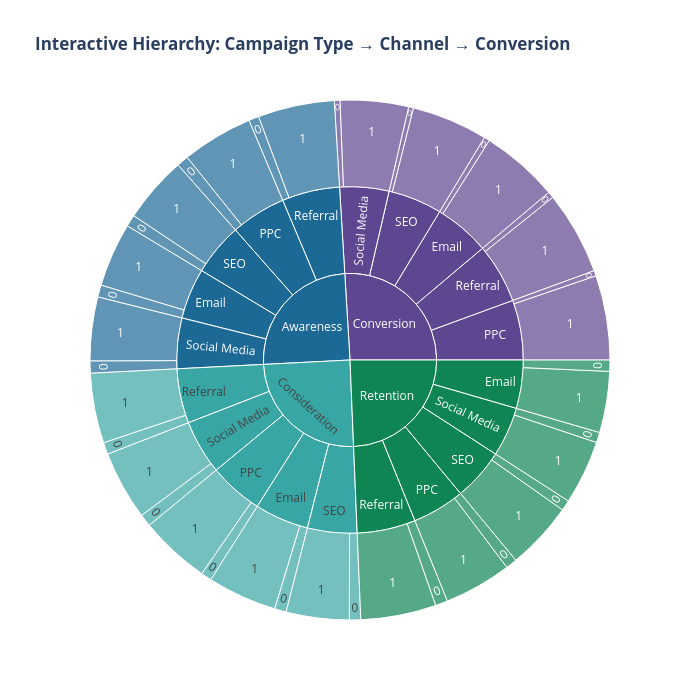
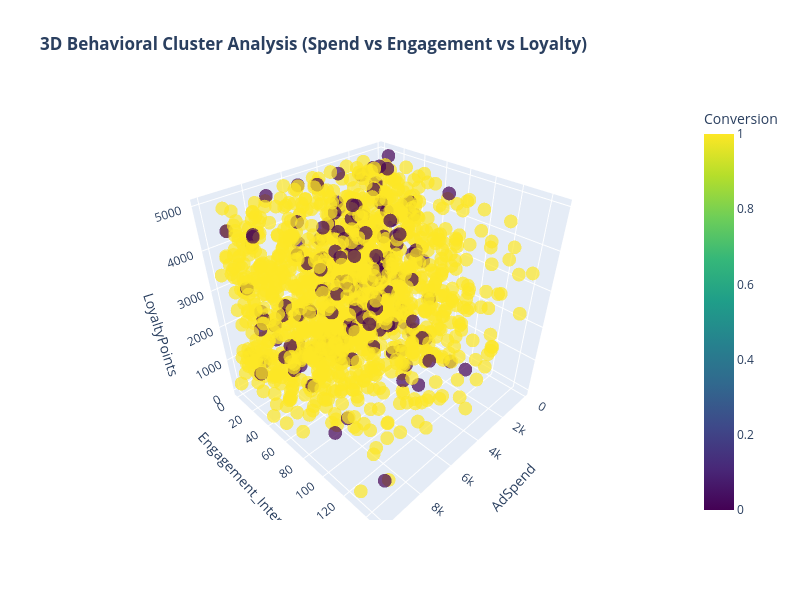

Notebook code cell kept with these figures, in order:
### Code cell
import matplotlib.pyplot as plt
import seaborn as sns
import plotly.express as px
import plotly.graph_objects as go
import numpy as np
import pandas as pd

# Set visual style
sns.set_theme(style="whitegrid")
plt.rcParams['font.sans-serif'] = 'DejaVu Sans'

print("Generating Advanced EDA Visualizations...")



# Figure 1: Campaign Channel Performance vs Conversion Rate
plt.figure(figsize=(10, 5))
channel_conv = df.groupby('CampaignChannel')['Conversion'].mean().reset_index()
ax = sns.barplot(data=channel_conv, x='CampaignChannel', y='Conversion', palette='crest')
plt.title("Conversion Rate by Marketing Channel", fontsize=14, fontweight='bold', pad=15)
plt.xlabel("Campaign Channel", fontsize=12)
plt.ylabel("Conversion Rate", fontsize=12)
plt.ylim(0, 1.0)
for p in ax.patches:
    ax.annotate(f"{p.get_height():.2%}", (p.get_x() + p.get_width() / 2., p.get_height()),
                ha='center', va='bottom', fontsize=10, color='black', xytext=(0, 3), textcoords='offset points')
plt.tight_layout()
plt.show()

# Figure 2: Engagement Intensity vs Ad Spend (Faceted by Conversion)
plt.figure(figsize=(10, 5))
# Create temporary engagement metric if not already present
if 'Engagement_Intensity' not in df.columns:
    df['Engagement_Intensity'] = df['PagesPerVisit'] * df['TimeOnSite']

sns.scatterplot(
    data=df.sample(min(2000, len(df)), random_state=42), 
    x='Engagement_Intensity', y='AdSpend', 
    hue='Conversion', palette={0: 'indianred', 1: 'forestgreen'}, 
    alpha=0.7, s=50
)
plt.title("Ad Spend vs. Engagement Intensity (Segmented by Conversion)", fontsize=14, fontweight='bold', pad=15)
plt.xlabel("Engagement Intensity (Pages × Time)", fontsize=12)
plt.ylabel("Ad Spend ($)", fontsize=12)
plt.legend(title="Conversion Status", labels=['Non-Converter', 'Converter'])
plt.tight_layout()
plt.show()




# Interactive Chart 1: Sunburst Chart of Campaign Type & Channel Breakdown
fig_sunburst = px.sunburst(
    df, 
    path=['CampaignType', 'CampaignChannel', 'Conversion'], 
    title="<b>Interactive Hierarchy: Campaign Type → Channel → Conversion</b>",
    color_discrete_sequence=px.colors.qualitative.Prism
)
fig_sunburst.update_layout(width=700, height=700)
fig_sunburst.show()

# Interactive Chart 2: 3D Scatter Plot of Key Numerical Drivers
fig_3d = px.scatter_3d(
    df.sample(min(1500, len(df)), random_state=42),
    x='AdSpend',
    y='Engagement_Intensity',
    z='LoyaltyPoints',
    color='Conversion',
    color_continuous_scale='Viridis',
    title="<b>3D Behavioral Cluster Analysis (Spend vs Engagement vs Loyalty)</b>",
    opacity=0.7
)
fig_3d.update_layout(width=800, height=600)
fig_3d.show()

print("Advanced EDA generation complete!")

### Figure 1 — Plotly figure (JSON) as saved in the notebook; plotly's stock layout.template omitted (floating-point values rounded to 4 significant figures)
{"data": [{"branchvalues": "total", "domain": {"x": [0, 1], "y": [0, 1]}, "hovertemplate": "labels=%{label}<br>count=%{value}<br>parent=%{parent}<br>id=%{id}<extra></extra>", "ids": ["Awareness/Social Media/1", "Retention/Email/1", "Awareness/PPC/1", "Conversion/PPC/1", "Awareness/Referral/1", "Conversion/Social Media/1", "Retention/PPC/1", "Awareness/SEO/1", "Conversion/Email/1", "Awareness/Email/1", "Awareness/Email/0", "Consideration/PPC/1", "Consideration/SEO/1", "Consideration/Email/1", "Conversion/Referral/1", "Consideration/Email/0", "Retention/Social Media/1", "Retention/Referral/1", "Consideration/Referral/1", "Retention/SEO/1", "Retention/SEO/0", "Consideration/Social Media/1", "Conversion/SEO/1", "Conversion/Referral/0", "Retention/PPC/0", "Consideration/Social Media/0", "Conversion/Email/0", "Conversion/SEO/0", "Retention/Email/0", "Retention/Social Media/0", "Awareness/Referral/0", "Retention/Referral/0", "Consideration/PPC/0", "Consideration/Referral/0", "Awareness/Social Media/0", "Awareness/PPC/0", "Conversion/PPC/0", "Consideration/SEO/0", "Awareness/SEO/0", "Conversion/Social Media/0", "Awareness/Social Media", "Retention/Email", "Awareness/PPC", "Conversion/PPC", "Awareness/Referral", "Conversion/Social Media", "Retention/PPC", "Awareness/SEO", "Conversion/Email", "Awareness/Email", "Consideration/PPC", "Consideration/SEO", "Consideration/Email", "Conversion/Referral", "Retention/Social Media", "Retention/Referral", "Consideration/Referral", "Retention/SEO", "Consideration/Social Media", "Conversion/SEO", "Awareness", "Retention", "Conversion", "Consideration"], "labels": ["1", "1", "1", "1", "1", "1", "1", "1", "1", "1", "0", "1", "1", "1", "1", "0", "1", "1", "1", "1", "0", "1", "1", "0", "0", "0", "0", "0", "0", "0", "0", "0", "0", "0", "0", "0", "0", "0", "0", "0", "Social Media", "Email", "PPC", "PPC", "Referral", "Social Media", "PPC", "SEO", "Email", "Email", "PPC", "SEO", "Email", "Referral", "Social Media", "Referral", "Referral", "SEO", "Social Media", "SEO", "Awareness", "Retention", "Conversion", "Consideration"], "name": "", "parents": ["Awareness/Social Media", "Retention/Email", "Awareness/PPC", "Conversion/PPC", "Awareness/Referral", "Conversion/Social Media", "Retention/PPC", "Awareness/SEO", "Conversion/Email", "Awareness/Email", "Awareness/Email", "Consideration/PPC", "Consideration/SEO", "Consideration/Email", "Conversion/Referral", "Consideration/Email", "Retention/Social Media", "Retention/Referral", "Consideration/Referral", "Retention/SEO", "Retention/SEO", "Consideration/Social Media", "Conversion/SEO", "Conversion/Referral", "Retention/PPC", "Consideration/Social Media", "Conversion/Email", "Conversion/SEO", "Retention/Email", "Retention/Social Media", "Awareness/Referral", "Retention/Referral", "Consideration/PPC", "Consideration/Referral", "Awareness/Social Media", "Awareness/PPC", "Conversion/PPC", "Consideration/SEO", "Awareness/SEO", "Conversion/Social Media", "Awareness", "Retention", "Awareness", "Conversion", "Awareness", "Conversion", "Retention", "Awareness", "Conversion", "Awareness", "Consideration", "Consideration", "Consideration", "Conversion", "Retention", "Retention", "Consideration", "Retention", "Consideration", "Conversion", "", "", "", ""], "type": "sunburst", "values": [317, 304, 354, 420, 381, 339, 336, 331, 388, 318, 60, 351, 313, 345, 414, 58, 319, 375, 348, 337, 52, 344, 378, 31, 56, 61, 28, 24, 56, 51, 50, 61, 53, 59, 60, 58, 27, 56, 59, 28, 377, 360, 412, 447, 431, 367, 392, 390, 416, 378, 404, 369, 403, 445, 370, 436, 407, 389, 405, 402, 1988, 1947, 2077, 1988]}], "layout": {"height": 700, "legend": {"tracegroupgap": 0}, "sunburstcolorway": ["rgb(95, 70, 144)", "rgb(29, 105, 150)", "rgb(56, 166, 165)", "rgb(15, 133, 84)", "rgb(115, 175, 72)", "rgb(237, 173, 8)", "rgb(225, 124, 5)", "rgb(204, 80, 62)", "rgb(148, 52, 110)", "rgb(111, 64, 112)", "rgb(102, 102, 102)"], "title": {"text": "<b>Interactive Hierarchy: Campaign Type → Channel → Conversion</b>"}, "width": 700}}

### Figure 2 — Plotly figure (JSON) as saved in the notebook; plotly's stock layout.template omitted (floating-point values rounded to 4 significant figures; data arrays with more than 128 entries replaced by an {"elided": "..."} marker saying what was removed)
{"data": [{"hovertemplate": "AdSpend=%{x}<br>Engagement_Intensity=%{y}<br>LoyaltyPoints=%{z}<br>Conversion=%{marker.color}<extra></extra>", "legendgroup": "", "marker": {"color": {"elided": "1500 int values"}, "coloraxis": "coloraxis", "opacity": 0.7, "symbol": "circle"}, "mode": "markers", "name": "", "scene": "scene", "showlegend": false, "type": "scatter3d", "x": {"elided": "1500 float values"}, "y": {"elided": "1500 float values"}, "z": {"elided": "1500 int values"}}], "layout": {"coloraxis": {"colorbar": {"title": {"text": "Conversion"}}, "colorscale": [[0, "#440154"], [0.1111, "#482878"], [0.2222, "#3e4989"], [0.3333, "#31688e"], [0.4444, "#26828e"], [0.5556, "#1f9e89"], [0.6667, "#35b779"], [0.7778, "#6ece58"], [0.8889, "#b5de2b"], [1, "#fde725"]]}, "height": 600, "legend": {"tracegroupgap": 0}, "scene": {"domain": {"x": [0, 1], "y": [0, 1]}, "xaxis": {"title": {"text": "AdSpend"}}, "yaxis": {"title": {"text": "Engagement_Intensity"}}, "zaxis": {"title": {"text": "LoyaltyPoints"}}}, "title": {"text": "<b>3D Behavioral Cluster Analysis (Spend vs Engagement vs Loyalty)</b>"}, "width": 800}}
